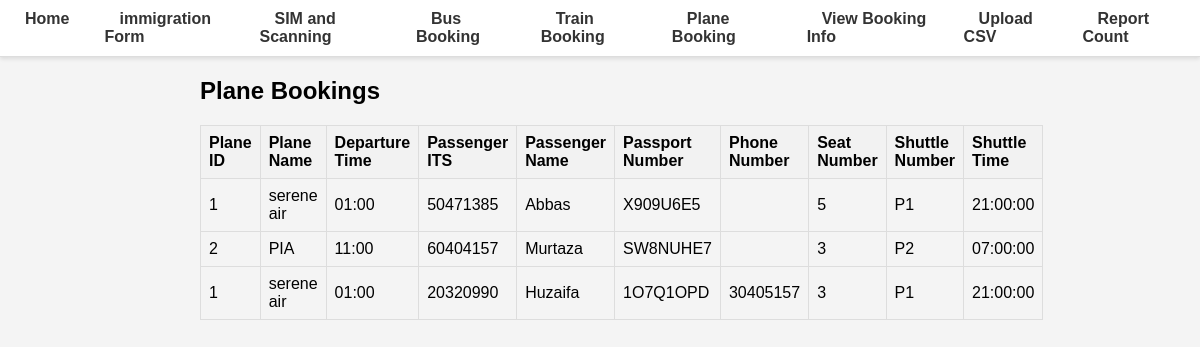
The app's page /plane_info/, older data.
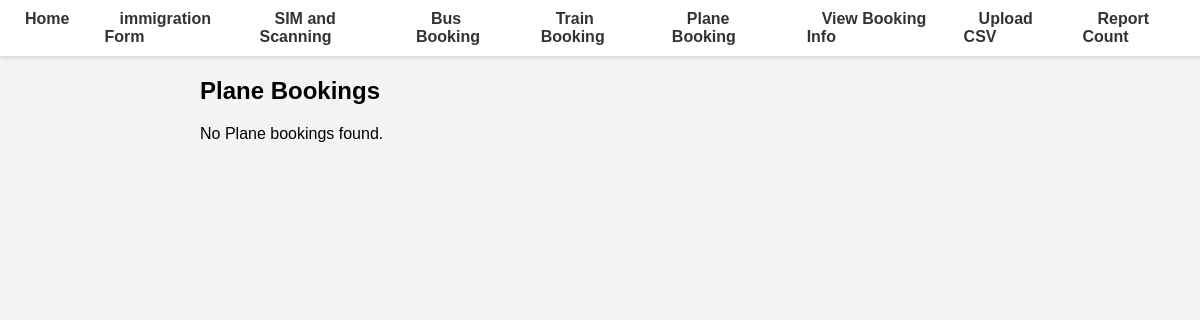
The same page, newer data.
### database.py (models this page shows, shortened)
class BookingInfo(Base):
    __tablename__ = "booking_info"
    Mode = Column(Integer, index=True)
    ITS = Column(Integer, ForeignKey('master.ITS'), primary_key=True, index=True)
    Issued = Column(Boolean)
    Departed = Column(Boolean)
    Self_Issued = Column(Boolean, default=False)
    seat_number = Column(Integer)
    bus_number = Column(Integer)
    train_id = Column(Integer, ForeignKey("train.id"), nullable=True)
    plane_id = Column(Integer, ForeignKey("plane.plane_id"), nullable=True)
    coach_number = Column(String)
    cabin_number = Column(String)

class Plane(Base):
    __tablename__ = "plane"
    plane_id = Column(Integer, primary_key=True, autoincrement=True)
    company = Column(String, nullable=True)
    departure_time = Column(Time, nullable=False)

class Master(Base):
    __tablename__ = "master"
    ITS = Column(Integer, primary_key=True, index=True)
    first_name = Column(String, index=True)
    middle_name = Column(String, index=True)
    last_name = Column(String, index=True)
    DOB = Column(Date)
    passport_No = Column(String, unique=True, index=True)
    passport_Expiry = Column(Date, index=True)
    Visa_No = Column(String, index=True)
    Mode_of_Transport = Column(String, index=True)
    phone = Column(String, index=True)
    arrived = Column(Boolean, default=False)
    timestamp = Column(DateTime, default=func.now())

### main.py (the view)
@app.get("/plane_info/", response_class=HTMLResponse)
async def view_plane_booking(request: Request, db: Session = Depends(get_db)):
    booking_query = db.query(
        BookingInfo.plane_id,
        BookingInfo.ITS,
        BookingInfo.seat_number
    ).filter(BookingInfo.Mode == 3).subquery()
    master_query = db.query(
        Master.ITS.label('master_ITS'),
        Master.first_name,
        Master.passport_No,
        Master.phone
    ).subquery()
    plane_query = db.query(
        Plane.plane_id.label('plane_id'),
        Plane.company,
        Plane.departure_time
    ).subquery()
    result = db.query(
        booking_query.c.plane_id,
        master_query.c.first_name,
        master_query.c.passport_No,
        master_query.c.phone,
        booking_query.c.ITS,
        booking_query.c.seat_number,
        plane_query.c.company,
        plane_query.c.departure_time,
        func.strftime('%H:%M:%S', func.datetime(plane_query.c.departure_time, '-4 hours')).label('shuttle_time')
    ).join(
        master_query, master_query.c.master_ITS == booking_query.c.ITS
    ).join(
        plane_query, plane_query.c.plane_id == booking_query.c.plane_id
    ).all()
    booking_details = [
        {
            "plane_id": row.plane_id,
            "plane_name": row.company,
            "departure_time": row.departure_time,
            "shuttle_time": row.shuttle_time,
            "ITS": row.ITS,
            "passenger_name": row.first_name,
            "passport_number": row.passport_No,
            "phone_number": row.phone,
            "seat_number": row.seat_number
        }
        for row in result
    ]
    if not booking_details:
        print("No bookings")
    return templates.TemplateResponse('plane_bookings.html', {"request": request, "bookings": booking_details})

### templates/plane_bookings.html
{% extends "base.html" %}
{% block content %}
<h2>Plane Bookings</h2>
{% if not bookings %}
    <p>No Plane bookings found.</p>
{% else %}
    <table border="1">
      <thead>
        <tr>
          <th>Plane ID</th>
          <th>Plane Name</th>
          <th>Departure Time</th>
          <th>Passenger ITS</th>
          <th>Passenger Name</th>
          <th>Passport Number</th>
          <th>Phone Number</th>
          <th>Seat Number</th>
          <th>Shuttle Number</th>
          <th>Shuttle Time</th>
        </tr>
      </thead>
      <tbody>
        {% for booking in bookings %}
        <tr>
          <td>{{ booking.plane_id }}</td>
          <td>{{ booking.plane_name }}</td>
          <td>{{ booking.departure_time.strftime('%H:%M') }}</td>
          <td>{{ booking.ITS }}</td>
          <td>{{ booking.passenger_name }}</td>
          <td>{{ booking.passport_number }}</td>
          <td>{{ booking.phone_number }}</td>
          <td>{{ booking.seat_number }}</td>
          <td>P{{ booking.plane_id }}
          <td>{{ booking.shuttle_time }}</td>
        </tr>
        {% endfor %}
      </tbody>
    </table>
{% endif %}
{% endblock %}

Row changes from the older to the newer data that the page shows:
removed BookingInfo: plane_id "1", plane_name "serene air", departure_time "01:00", ITS "50471385", passenger_name "Abbas", passport_number "X909U6E5", seat_number "5", shuttle_time "21:00:00"
removed BookingInfo: plane_id "2", plane_name "PIA", departure_time "11:00", ITS "60404157", passenger_name "Murtaza", passport_number "SW8NUHE7", seat_number "3", shuttle_time "07:00:00"
removed BookingInfo: plane_id "1", plane_name "serene air", departure_time "01:00", ITS "20320990", passenger_name "Huzaifa", passport_number "1O7Q1OPD", phone_number "30405157", seat_number "3", shuttle_time "21:00:00"
Text that changed along with them:
text no longer shown: "Plane ID Plane Name Departure Time Passenger ITS Passenger Name Passport Number Phone Number Seat Number Shuttle Number Shuttle Time"
text now shown: "No Plane bookings found."
